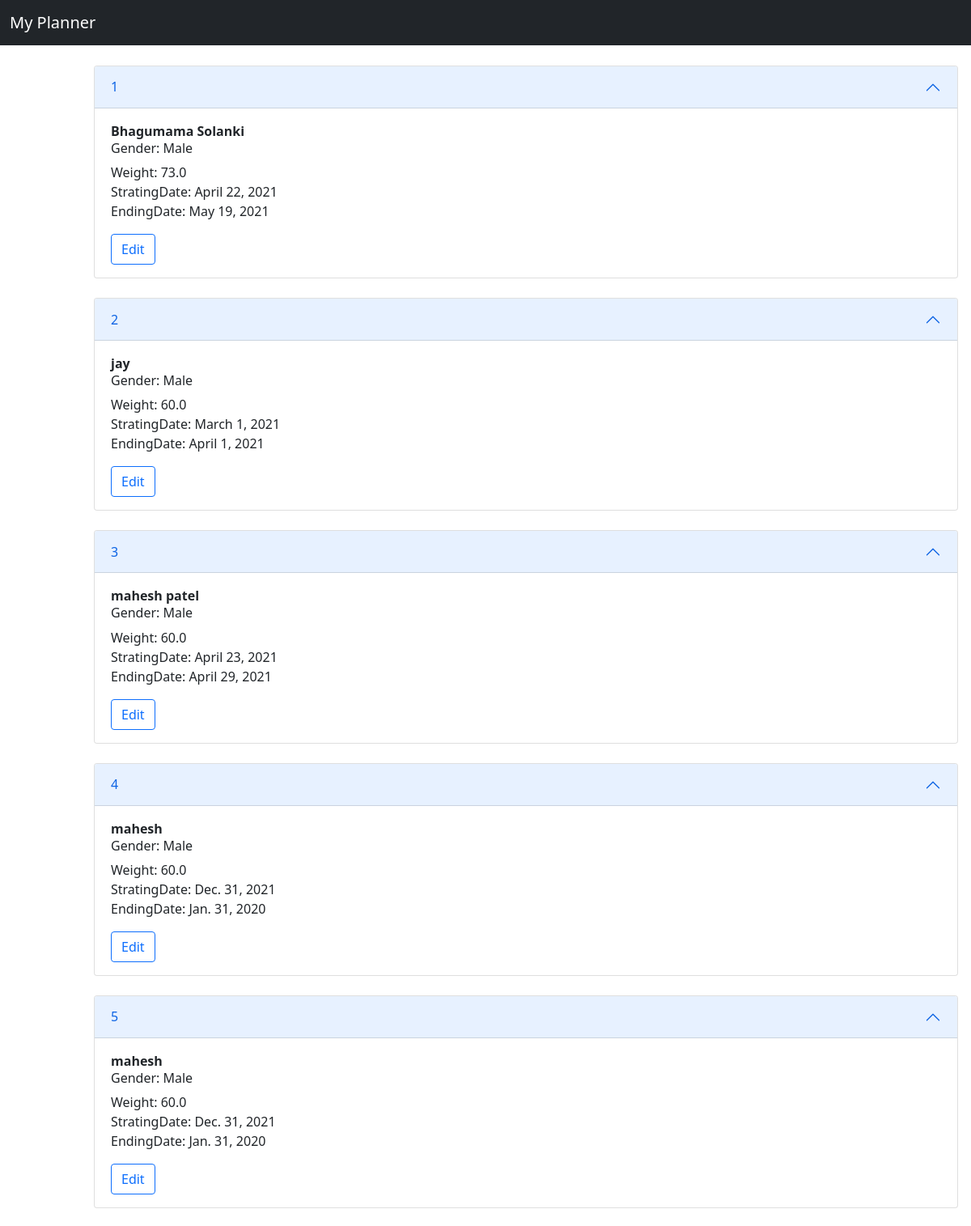
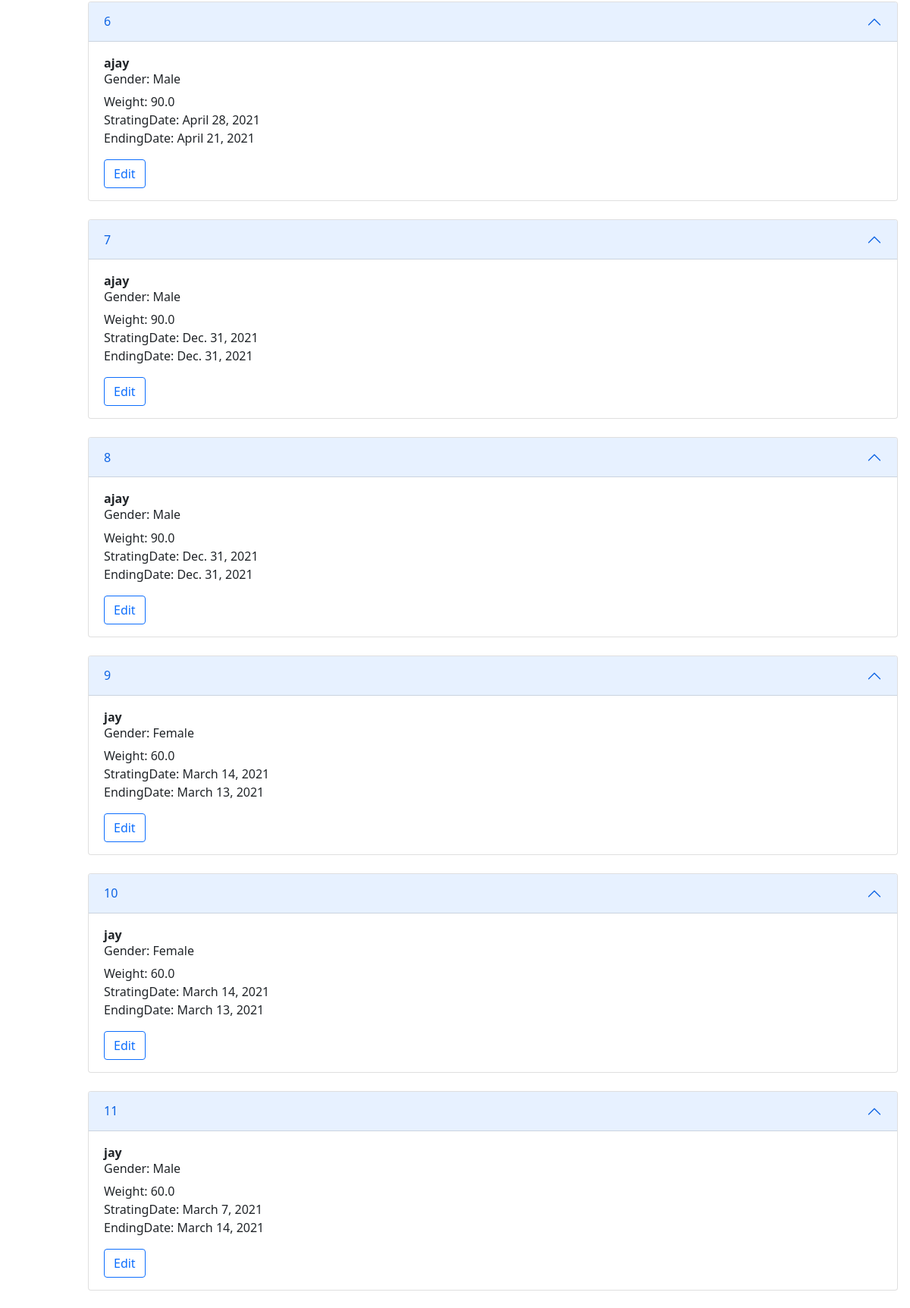
Screenshot of /planner/tracker/ (upper part) with the database file from the repository (2 pictures, top to bottom).
### planner/models.py (models this page shows)
class Profile(models.Model):
    Id=models.AutoField(primary_key=True)
    Name=models.CharField(max_length=100)
    Weight=models.FloatField()
    Height=models.FloatField()
    Gender=models.CharField(max_length=10)
    StartingDate=models.DateField()
    EndingDate=models.DateField()
    DueToDietFor=models.TextField(blank=True)
    Carbohydrates=models.FloatField()
    Fats=models.FloatField()
    Protin=models.FloatField()
    AfterWakeUp=models.TextField(blank=True)
    BeforeBreakfast=models.TextField(blank=True)
    Breakfast=models.TextField(blank=True)
    Lunch=models.TextField(blank=True)
    Snacks=models.TextField(blank=True)
    Dinner=models.TextField(blank=True)
    MidNeightDrink=models.TextField(blank=True)
    Notes=models.TextField(blank=True)
    Excercise=models.TextField(blank=True)
    def __str__(self):
        return  self.Name

### planner/views.py (the view)
# urls.py: path('tracker/',views.listplan,name="tracker"),
def listplan(request):
    profiles=Profile.objects.all()
    params={'profiles':profiles}
    return render(request,"planner/listplans.html",params)

### planner/templates/planner/listplans.html (shortened to what this page needs)
<!doctype html>
<html lang="en">
  <head>
    <link href="https://cdn.jsdelivr.net/npm/bootstrap@5.0.0-beta2/dist/css/bootstrap.min.css" rel="stylesheet">
  </head>
  <body>
    <nav class="navbar navbar-expand-lg navbar-dark fixed-top bg-dark">
  <div class="container-fluid">
    <div class="collapse navbar-collapse" id="navbarTogglerDemo01">
      <a class="navbar-brand" href="/planner">My Planner</a>
    </div>
  </div>
</nav>
<div class="content">
    {% for i in profiles %}
    <div class="accordion" id="accordionExample">
  <div class="accordion-item">
    <h2 class="accordion-header" id="{{ i }}">
      <button class="accordion-button " type="button" data-bs-toggle="collapse" data-bs-target="#collapseOne" aria-expanded="true" aria-controls="collapseOne">
        {{ i.Id }}
      </button>
    </h2>
    <div id="collapseOne" class="accordion-collapse  " aria-labelledby="headingOne" data-bs-parent="#accordionExample">
      <div class="accordion-body">
        <strong>{{ i.Name }}</strong>
          <br/>
          <h6>Gender: {{ i.Gender }}</h6>
          <h7>Weight: {{ i.Weight }}</h7>
          <p> StratingDate: {{ i.StartingDate }} <br/>
              EndingDate: {{ i.EndingDate }}</p>
          <a href="/planner/updateform/{{ i.Id }}"> <button type="button" class="btn btn-outline-primary">Edit</button></a>
      </div>
    </div>
  </div>
    </div>
   <br/>
    {% endfor %}
<br/>
</div>
  </body>
</html>

### planner/templates/planner/listplans.html (style rules this page uses)
.content { margin-top: 80px; margin-left: 100px; padding: 1px 16px; height: 10px; }

### rows the page displays
Profile: Id "1", Name "Bhagumama Solanki", Gender "Male", Weight "73.0", StartingDate "April 22, 2021", EndingDate "May 19, 2021"
Profile: Id "2", Name "jay", Gender "Male", Weight "60.0", StartingDate "March 1, 2021", EndingDate "April 1, 2021"
Profile: Id "3", Name "mahesh patel", Gender "Male", Weight "60.0", StartingDate "April 23, 2021", EndingDate "April 29, 2021"
Profile: Id "4", Name "mahesh", Gender "Male", Weight "60.0", StartingDate "Dec. 31, 2021", EndingDate "Jan. 31, 2020"
Profile: Id "5", Name "mahesh", Gender "Male", Weight "60.0", StartingDate "Dec. 31, 2021", EndingDate "Jan. 31, 2020"
Profile: Id "6", Name "ajay", Gender "Male", Weight "90.0", StartingDate "April 28, 2021", EndingDate "April 21, 2021"
Profile: Id "7", Name "ajay", Gender "Male", Weight "90.0", StartingDate "Dec. 31, 2021", EndingDate "Dec. 31, 2021"
Profile: Id "8", Name "ajay", Gender "Male", Weight "90.0", StartingDate "Dec. 31, 2021", EndingDate "Dec. 31, 2021"
Profile: Id "9", Name "jay", Gender "Female", Weight "60.0", StartingDate "March 14, 2021", EndingDate "March 13, 2021"
Profile: Id "10", Name "jay", Gender "Female", Weight "60.0", StartingDate "March 14, 2021", EndingDate "March 13, 2021"
Profile: Id "11", Name "jay", Gender "Male", Weight "60.0", StartingDate "March 7, 2021", EndingDate "March 14, 2021"
